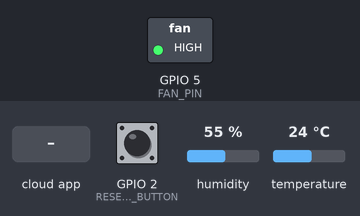
Recording of a sketch running on a simulated ESP32. Parts: switched loads named in the sketch (green lamp = pin HIGH). The inputs (shaded band) are chosen by the test bench; at power-on: GPIO 2 (RESET_WIFI_BUTTON) LOW, humidity 55 %, temperature 24 °C. WiFi joins after 1.5 s; servers stay silent unless stated; the local clock reads 2024-03-15 10:24:30 at power-on unless the sketch sets it; the Firebase database answers and starts empty; what the sketch prints to the serial monitor is not drawn.

Above: at 6.3 s.
6.4 s: the phone or cloud app sets Threshold to 50
At 7.8 s:
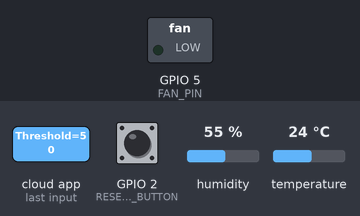
8.1 s: the phone or cloud app sets Threshold to 0
At 9.4 s:
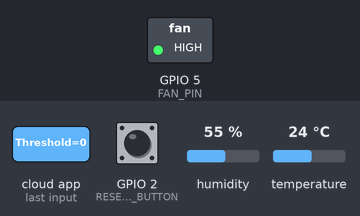
Timing chart, 0 to 11.1 s (numbered marks = the images above; inputs shaded):
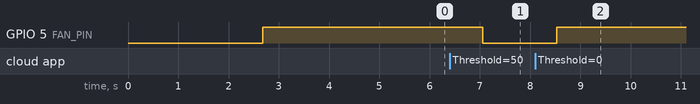

The sketch:

HumidTemp_ESP32.ino
```cpp
/*************             Libraries             *************/
#include <WiFi.h>
#include <DHT.h>
#include <Firebase_ESP_Client.h>
#include <string.h>
#include "addons/TokenHelper.h"
#include "time.h"

/*************             Constants             *************/
  #define DHT_PIN 4
  #define FAN_PIN 5
  #define RESET_WIFI_BUTTON 2
  #define DHT_TYPE DHT11
  // wifi
    #define WIFI_SSID "Bbox-A2B21140"
    #define WIFI_PASSWORD "6yuFtzKKW1yRdRzdwC"
    #define MAX_WIFI_CONNECTION_ATTEMPS 50
  // firebase
    #define API_KEY "AIzaSyDSoCGgpVO81Fpe83jTUSVFMW9isGNlfNQ"
    #define USER_EMAIL "testuser@gmail.com"
    #define USER_PASSWORD "password123"
    #define DATABASE_URL "https://humidtemp-1dc76-default-rtdb.europe-west1.firebasedatabase.app/"
  // datetime
    #define PARIS_TIMEZONE "CET-1CEST-2,M3.5.0/02:00:00,M10.5.0/03:00:00"
    #define NTP_SERVER "pool.ntp.org"

/*************             Variables             *************/
  unsigned long previousMinute = 5;
  // dht captor variables
    DHT dht(DHT_PIN, DHT_TYPE);
  // firebase variables
    FirebaseData fbdo;
    FirebaseAuth auth;
    FirebaseConfig config;
    bool firebaseAuthOK = false;

  // wifi variables
    bool wifiOK = false;
    bool resetWifiPressed = LOW;
    bool resetWifiPressedPreviously = LOW;

void setup() {
  Serial.begin(115200);
  connect_wifi();
  init_firebase();
  dht.begin(); // init temperature/humidity captor
  configTzTime(PARIS_TIMEZONE, NTP_SERVER);
  pinMode (FAN_PIN, OUTPUT);
  pinMode (RESET_WIFI_BUTTON, INPUT);
}

void loop() {
  float temperature = dht.readTemperature();
  float humidity = dht.readHumidity();
  float threshold;
  struct tm timeinfo;

  check_reset_wifi();
  get_dht_data(&temperature, &humidity);
  get_threshold(&threshold);
  check_fan(temperature, threshold);
  save_humidTemp_data(temperature, humidity);

  getLocalTime(&timeinfo);
  int currentMinute = get_current_minute(&timeinfo);

  // executes every 5 minutes
  if (currentMinute % 5 == 0 && currentMinute != previousMinute) {
    previousMinute = currentMinute;

    char *temperaturePath, *humidityPath, *thresholdPath;
    get_paths(&timeinfo, &temperaturePath, &humidityPath, &thresholdPath);
    archive_humidTemp_data(temperaturePath, temperature, humidityPath, humidity, thresholdPath, threshold);
    free_paths(temperaturePath, humidityPath, thresholdPath);
  }

  delay(1000);
}

// Functions
void connect_wifi() {
  delay(1000);
  WiFi.begin(WIFI_SSID, WIFI_PASSWORD);
  Serial.print("Wifi connection attempt...");

  for(int i = 0; i < MAX_WIFI_CONNECTION_ATTEMPS; i++) {
    if(WiFi.status() == WL_CONNECTED) {
      Serial.println("Connection successful!");
      Serial.print("ip address: ");
      Serial.println(WiFi.localIP());
      wifiOK = true;
      return;
    }

    Serial.print(".");
    delay(100);
  }

  Serial.println("Connection failed!");
  wifiOK = false;
}

void init_firebase() {
  config.api_key = API_KEY;
  config.database_url = DATABASE_URL;

  auth.user.email = USER_EMAIL;
  auth.user.password = USER_PASSWORD;

  Firebase.reconnectWiFi(true);
  fbdo.setResponseSize(4096);

  config.token_status_callback = tokenStatusCallback;
  config.max_token_generation_retry = 5;

  Firebase.begin(&config, &auth);

  Serial.println("Getting User UID...");
  while ((auth.token.uid) == "") {
    Serial.print('.');
    delay(1000);
  }

  firebaseAuthOK = true;
}

void check_reset_wifi() {
  resetWifiPressed = digitalRead(RESET_WIFI_BUTTON);

  if (resetWifiPressed && !resetWifiPressedPreviously) {
    Serial.println("Reseting wifi...");
    connect_wifi();
    resetWifiPressedPreviously = true;
  }

  if (!resetWifiPressed) {
    resetWifiPressedPreviously = false;
  }
}

void get_dht_data(float *temperature, float *humidity) {
  *temperature = dht.readTemperature();
  *humidity = dht.readHumidity() / 100;

  if (isnan(*temperature) || isnan(*humidity))
    Serial.println("Failed to read from DHT sensor. Check the wiring.");

}

void get_threshold(float *threshold) {
  if(Firebase.ready() && firebaseAuthOK) {
    if (Firebase.RTDB.getFloat(&fbdo, "Threshold")) {
      if (fbdo.dataType() == "float" || fbdo.dataType() == "int") { // if the float a round number firebase converts it to an integer.
        *threshold = fbdo.floatData();
      }
    }
  }
}

void check_fan(const float temperature, const float threshold) {
  if(temperature >= threshold) {
    digitalWrite(FAN_PIN, HIGH);
  } else if (threshold - 2 >= temperature) {
    digitalWrite(FAN_PIN, LOW);
  }
}

void save_humidTemp_data(const float temperature, const float humidity) {
  // write humidity & temperature data to firebase.
  if(Firebase.ready() && firebaseAuthOK) {
    Firebase.RTDB.setFloat(&fbdo, "Temperature", temperature);
    Firebase.RTDB.setFloat(&fbdo, "Humidity", humidity);
  }
}

int get_current_minute(const struct tm *timeinfo) {
  char minuteStr[3];
  strftime(minuteStr,3, "%M", timeinfo);
  return atoi(minuteStr);
}

void get_paths(const struct tm *timeinfo, char **temperaturePath, char **humidityPath, char **thresholdPath) {
  int temperaturePathLen = 25 + 11 + 1, humidityPathLen = 25 + 8 + 1, thresholdPathLen = 25 + 9 + 1;

  *temperaturePath = (char *) malloc(temperaturePathLen);
  *humidityPath = (char *) malloc(humidityPathLen);
  *thresholdPath = (char *) malloc(thresholdPathLen);

  char pathBase[26];
  strftime(pathBase, 26, "Archive/%Y/%m/%d/%H:%M/", timeinfo);

  strcpy(*temperaturePath, pathBase);
  strcat(*temperaturePath, "Temperature");

  strcpy(*humidityPath, pathBase);
  strcat(*humidityPath, "Humidity");

  strcpy(*thresholdPath, pathBase);
  strcat(*thresholdPath, "Threshold");
}

void archive_humidTemp_data(const char *temperaturePath, const float temperature, const char *humidityPath, const float humidity, const char *thresholdPath, const float threshold) {
  if(Firebase.ready() && firebaseAuthOK) {
    // archive the temperature data.
    Firebase.RTDB.setFloat(&fbdo, temperaturePath, temperature);
    Firebase.RTDB.setFloat(&fbdo, humidityPath, humidity);
    Firebase.RTDB.setFloat(&fbdo, thresholdPath, threshold);
  }
}

void free_paths(char* temperaturePath, char* humidityPath, char* thresholdPath) {
  free(temperaturePath);
  free(humidityPath);
  free(thresholdPath);
}
```

Measured:
- after the input at 6.4 s, GPIO 5 (FAN_PIN): HIGH → LOW after 0.65 s
- after the input at 8.1 s, GPIO 5 (FAN_PIN): LOW → HIGH after 0.43 s
